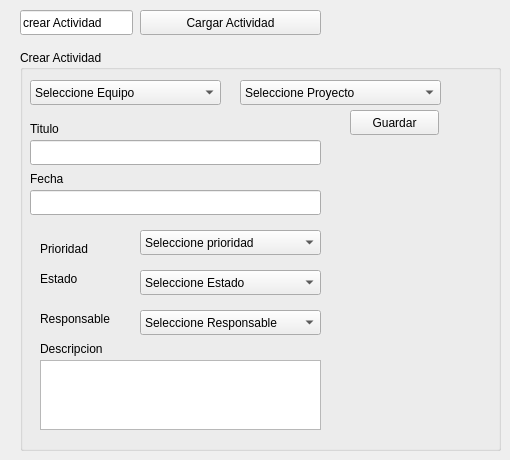
    <widget class="QWidget" name="page_7">
     <widget class="QLineEdit" name="lineEdit_7">
      <property name="geometry">
       <rect>
        <x>20</x>
        <y>10</y>
        <width>113</width>
        <height>25</height>
       </rect>
      </property>
      <property name="text">
       <string>crear Actividad</string>
      </property>
     </widget>
     <widget class="QPushButton" name="pushButton_13">
      <property name="geometry">
       <rect>
        <x>140</x>
        <y>10</y>
        <width>181</width>
        <height>25</height>
       </rect>
      </property>
      <property name="text">
       <string>Cargar Actividad</string>
      </property>
     </widget>
     <widget class="QGroupBox" name="groupBox_8">
      <property name="geometry">
       <rect>
        <x>20</x>
        <y>50</y>
        <width>481</width>
        <height>401</height>
       </rect>
      </property>
      <property name="title">
       <string>Crear Actividad</string>
      </property>
      <widget class="QComboBox" name="equipoC">
       <property name="geometry">
        <rect>
         <x>10</x>
         <y>30</y>
         <width>191</width>
         <height>25</height>
        </rect>
       </property>
       <item>
        <property name="text">
         <string>Seleccione Equipo</string>
        </property>
       </item>
      </widget>
      <widget class="QComboBox" name="proyectoC">
       <property name="geometry">
        <rect>
         <x>220</x>
         <y>30</y>
         <width>201</width>
         <height>25</height>
        </rect>
       </property>
       <item>
        <property name="text">
         <string>Seleccione Proyecto</string>
        </property>
       </item>
      </widget>
      <widget class="QLabel" name="label_23">
       <property name="geometry">
        <rect>
         <x>10</x>
         <y>70</y>
         <width>67</width>
         <height>17</height>
        </rect>
       </property>
       <property name="text">
        <string>Titulo</string>
       </property>
      </widget>
      <widget class="QLineEdit" name="tituloAct">
       <property name="geometry">
        <rect>
         <x>10</x>
         <y>90</y>
         <width>291</width>
         <height>25</height>
        </rect>
       </property>
      </widget>
      <widget class="QLabel" name="label_24">
       <property name="geometry">
        <rect>
         <x>10</x>
         <y>120</y>
         <width>67</width>
         <height>17</height>
        </rect>
       </property>
       <property name="text">
        <string>Fecha</string>
       </property>
      </widget>
      <widget class="QLineEdit" name="fechaAct">
       <property name="geometry">
        <rect>
         <x>10</x>
         <y>140</y>
         <width>291</width>
         <height>25</height>
        </rect>
       </property>
      </widget>
      <widget class="QComboBox" name="prioridadC">
       <property name="geometry">
        <rect>
         <x>120</x>
         <y>180</y>
         <width>181</width>
         <height>25</height>
        </rect>
       </property>
       <item>
        <property name="text">
         <string>Seleccione prioridad</string>
        </property>
       </item>
       <item>
        <property name="text">
         <string>urgente</string>
        </property>
       </item>
       <item>
        <property name="text">
         <string>alta</string>
        </property>
       </item>
       <item>
        <property name="text">
         <string>media</string>
        </property>
       </item>
       <item>
        <property name="text">
         <string>baja</string>
        </property>
       </item>
      </widget>
      <widget class="QComboBox" name="estadoC">
       <property name="geometry">
        <rect>
         <x>120</x>
         <y>220</y>
         <width>181</width>
         <height>25</height>
        </rect>
       </property>
       <item>
        <property name="text">
         <string>Seleccione Estado</string>
        </property>
       </item>
       <item>
        <property name="text">
         <string>en ejecucion</string>
        </property>
       </item>
       <item>
        <property name="text">
         <string>pendiente</string>
        </property>
       </item>
       <item>
        <property name="text">
         <string>en pausa</string>
        </property>
       </item>
       <item>
        <property name="text">
         <string>finalizada</string>
        </property>
       </item>
       <item>
        <property name="text">
         <string>cancelada</string>
        </property>
       </item>
      </widget>
      <widget class="QComboBox" name="usuariosC">
       <property name="geometry">
        <rect>
         <x>120</x>
         <y>260</y>
         <width>181</width>
         <height>25</height>
        </rect>
       </property>
       <item>
        <property name="text">
         <string>Seleccione Responsable</string>
        </property>
       </item>
      </widget>
      <widget class="QLabel" name="label_25">
       <property name="geometry">
        <rect>
         <x>20</x>
         <y>190</y>
         <width>81</width>
         <height>17</height>
        </rect>
       </property>
       <property name="text">
        <string>Prioridad</string>
       </property>
      </widget>
      <widget class="QLabel" name="label_26">
       <property name="geometry">
        <rect>
         <x>20</x>
         <y>220</y>
         <width>67</width>
         <height>17</height>
        </rect>
       </property>
       <property name="text">
        <string>Estado</string>
       </property>
      </widget>
      <widget class="QLabel" name="label_27">
       <property name="geometry">
        <rect>
         <x>20</x>
         <y>260</y>
         <width>91</width>
         <height>17</height>
        </rect>
       </property>
       <property name="text">
        <string>Responsable</string>
       </property>
      </widget>
      <widget class="QLabel" name="label_28">
       <property name="geometry">
        <rect>
         <x>20</x>
         <y>290</y>
         <width>91</width>
         <height>17</height>
        </rect>
       </property>
       <property name="text">
        <string>Descripcion</string>
       </property>
      </widget>
      <widget class="QPlainTextEdit" name="descripcionAct">
       <property name="geometry">
        <rect>
         <x>20</x>
         <y>310</y>
         <width>281</width>
         <height>70</height>
        </rect>
       </property>
      </widget>
      <widget class="QPushButton" name="pushButton_23">
       <property name="geometry">
        <rect>
         <x>330</x>
         <y>60</y>
         <width>89</width>
         <height>25</height>
        </rect>
       </property>
       <property name="text">
        <string>Guardar</string>
       </property>
      </widget>
     </widget>
    </widget>
